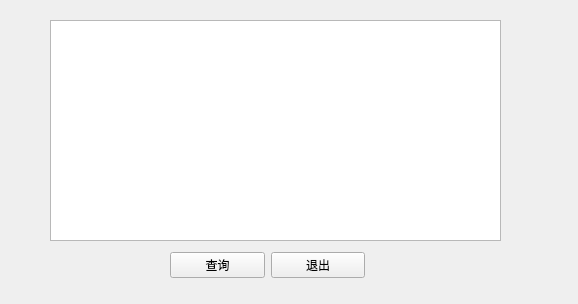
<?xml version="1.0" encoding="UTF-8"?>
<ui version="4.0">
 <class>teadata_display</class>
 <widget class="QWidget" name="teadata_display">
  <property name="geometry">
   <rect>
    <x>0</x>
    <y>0</y>
    <width>578</width>
    <height>304</height>
   </rect>
  </property>
  <property name="windowTitle">
   <string>Form</string>
  </property>
  <widget class="QTableView" name="tableView">
   <property name="geometry">
    <rect>
     <x>50</x>
     <y>20</y>
     <width>451</width>
     <height>221</height>
    </rect>
   </property>
  </widget>
  <widget class="QWidget" name="">
   <property name="geometry">
    <rect>
     <x>170</x>
     <y>250</y>
     <width>195</width>
     <height>30</height>
    </rect>
   </property>
   <layout class="QHBoxLayout" name="horizontalLayout">
    <item>
     <widget class="QPushButton" name="findButton">
      <property name="text">
       <string>查询</string>
      </property>
     </widget>
    </item>
    <item>
     <widget class="QPushButton" name="exitButton">
      <property name="text">
       <string>退出</string>
      </property>
     </widget>
    </item>
   </layout>
  </widget>
 </widget>
 <resources/>
 <connections/>
</ui>
